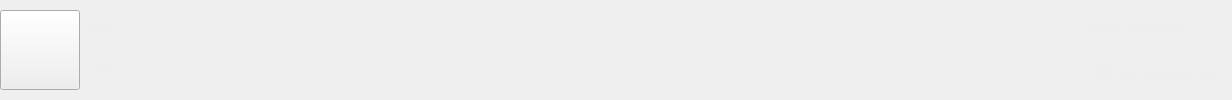
     <widget class="QFrame" name="frame_3">
      <property name="styleSheet">
       <string notr="true">QFrame#frame_3{
    background-color: #1f70b6; 
    border: none;                  /* No visible border */
}</string>
      </property>
      <property name="frameShape">
       <enum>QFrame::NoFrame</enum>
      </property>
      <property name="frameShadow">
       <enum>QFrame::Raised</enum>
      </property>
      <layout class="QHBoxLayout" name="horizontalLayout_63">
       <property name="spacing">
        <number>0</number>
       </property>
       <property name="leftMargin">
        <number>0</number>
       </property>
       <property name="topMargin">
        <number>0</number>
       </property>
       <property name="rightMargin">
        <number>0</number>
       </property>
       <property name="bottomMargin">
        <number>0</number>
       </property>
       <item>
        <widget class="QToolButton" name="toolButton_67">
         <property name="minimumSize">
          <size>
           <width>80</width>
           <height>80</height>
          </size>
         </property>
         <property name="maximumSize">
          <size>
           <width>80</width>
           <height>80</height>
          </size>
         </property>
         <property name="text">
          <string/>
         </property>
        </widget>
       </item>
       <item>
        <widget class="QFrame" name="frame_72">
         <property name="frameShape">
          <enum>QFrame::NoFrame</enum>
         </property>
         <property name="frameShadow">
          <enum>QFrame::Raised</enum>
         </property>
         <layout class="QVBoxLayout" name="verticalLayout_8">
          <item>
           <widget class="QLabel" name="label_9">
            <property name="palette">
             <palette>
              <active>
               <colorrole role="WindowText">
                <brush brushstyle="SolidPattern">
                 <color alpha="255">
                  <red>238</red>
                  <green>238</green>
                  <blue>236</blue>
                 </color>
                </brush>
               </colorrole>
              </active>
              <inactive>
               <colorrole role="WindowText">
                <brush brushstyle="SolidPattern">
                 <color alpha="255">
                  <red>238</red>
                  <green>238</green>
                  <blue>236</blue>
                 </color>
                </brush>
               </colorrole>
              </inactive>
              <disabled>
               <colorrole role="WindowText">
                <brush brushstyle="SolidPattern">
                 <color alpha="255">
                  <red>190</red>
                  <green>190</green>
                  <blue>190</blue>
                 </color>
                </brush>
               </colorrole>
              </disabled>
             </palette>
            </property>
            <property name="text">
             <string>版本</string>
            </property>
           </widget>
          </item>
          <item>
           <widget class="QLabel" name="label_10">
            <property name="palette">
             <palette>
              <active>
               <colorrole role="WindowText">
                <brush brushstyle="SolidPattern">
                 <color alpha="255">
                  <red>238</red>
                  <green>238</green>
                  <blue>236</blue>
                 </color>
                </brush>
               </colorrole>
              </active>
              <inactive>
               <colorrole role="WindowText">
                <brush brushstyle="SolidPattern">
                 <color alpha="255">
                  <red>238</red>
                  <green>238</green>
                  <blue>236</blue>
                 </color>
                </brush>
               </colorrole>
              </inactive>
              <disabled>
               <colorrole role="WindowText">
                <brush brushstyle="SolidPattern">
                 <color alpha="255">
                  <red>190</red>
                  <green>190</green>
                  <blue>190</blue>
                 </color>
                </brush>
               </colorrole>
              </disabled>
             </palette>
            </property>
            <property name="text">
             <string>2025.1.1</string>
            </property>
           </widget>
          </item>
         </layout>
        </widget>
       </item>
       <item>
        <spacer name="horizontalSpacer">
         <property name="orientation">
          <enum>Qt::Horizontal</enum>
         </property>
         <property name="sizeHint" stdset="0">
          <size>
           <width>939</width>
           <height>20</height>
          </size>
         </property>
        </spacer>
       </item>
       <item>
        <widget class="QFrame" name="frame_71">
         <property name="frameShape">
          <enum>QFrame::NoFrame</enum>
         </property>
         <property name="frameShadow">
          <enum>QFrame::Raised</enum>
         </property>
         <layout class="QVBoxLayout" name="verticalLayout_7">
          <item>
           <widget class="QLabel" name="label_7">
            <property name="palette">
             <palette>
              <active>
               <colorrole role="WindowText">
                <brush brushstyle="SolidPattern">
                 <color alpha="255">
                  <red>238</red>
                  <green>238</green>
                  <blue>236</blue>
                 </color>
                </brush>
               </colorrole>
              </active>
              <inactive>
               <colorrole role="WindowText">
                <brush brushstyle="SolidPattern">
                 <color alpha="255">
                  <red>238</red>
                  <green>238</green>
                  <blue>236</blue>
                 </color>
                </brush>
               </colorrole>
              </inactive>
              <disabled>
               <colorrole role="WindowText">
                <brush brushstyle="SolidPattern">
                 <color alpha="255">
                  <red>190</red>
                  <green>190</green>
                  <blue>190</blue>
                 </color>
                </brush>
               </colorrole>
              </disabled>
             </palette>
            </property>
            <property name="text">
             <string>电话: 123456789</string>
            </property>
           </widget>
          </item>
          <item>
           <widget class="QLabel" name="label_8">
            <property name="palette">
             <palette>
              <active>
               <colorrole role="WindowText">
                <brush brushstyle="SolidPattern">
                 <color alpha="255">
                  <red>238</red>
                  <green>238</green>
                  <blue>236</blue>
                 </color>
                </brush>
               </colorrole>
              </active>
              <inactive>
               <colorrole role="WindowText">
                <brush brushstyle="SolidPattern">
                 <color alpha="255">
                  <red>238</red>
                  <green>238</green>
                  <blue>236</blue>
                 </color>
                </brush>
               </colorrole>
              </inactive>
              <disabled>
               <colorrole role="WindowText">
                <brush brushstyle="SolidPattern">
                 <color alpha="255">
                  <red>190</red>
                  <green>190</green>
                  <blue>190</blue>
                 </color>
                </brush>
               </colorrole>
              </disabled>
             </palette>
            </property>
            <property name="text">
             <string>网址:www.xxxxxxxx.com</string>
            </property>
           </widget>
          </item>
         </layout>
        </widget>
       </item>
      </layout>
     </widget>
